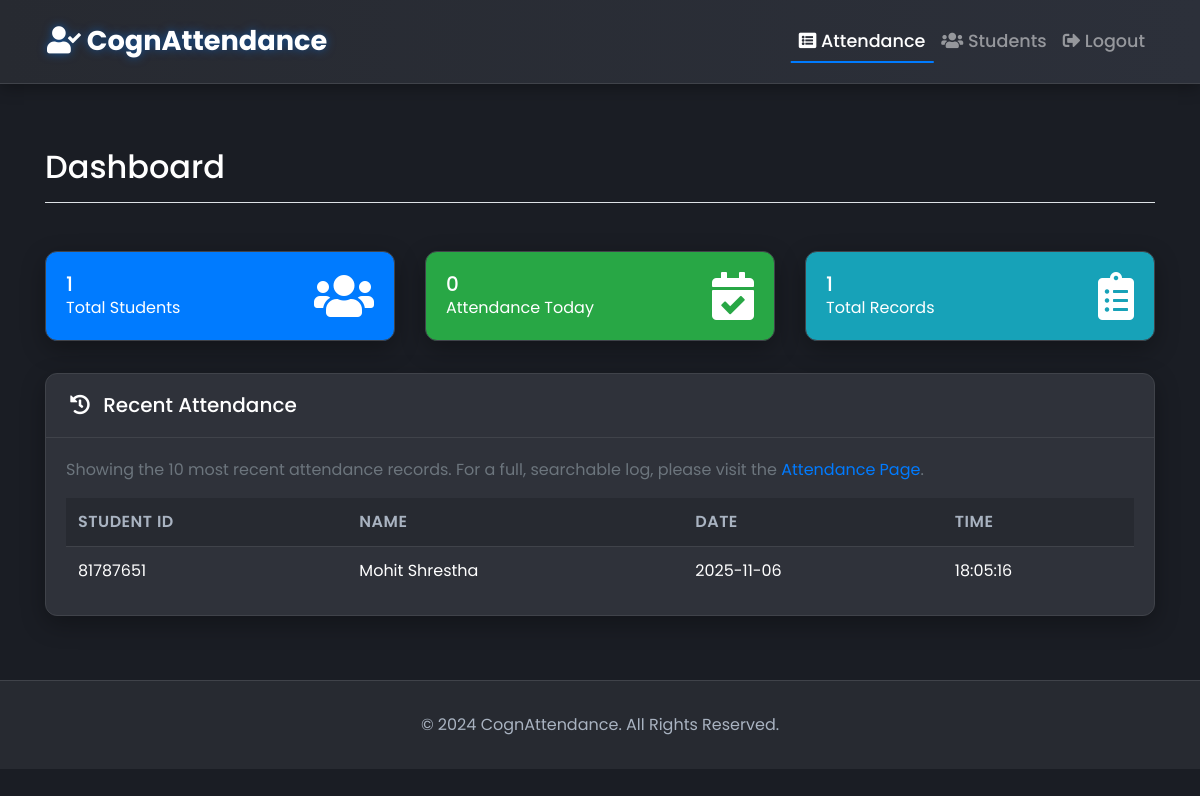
The page / (signed in) on the database as committed earlier.
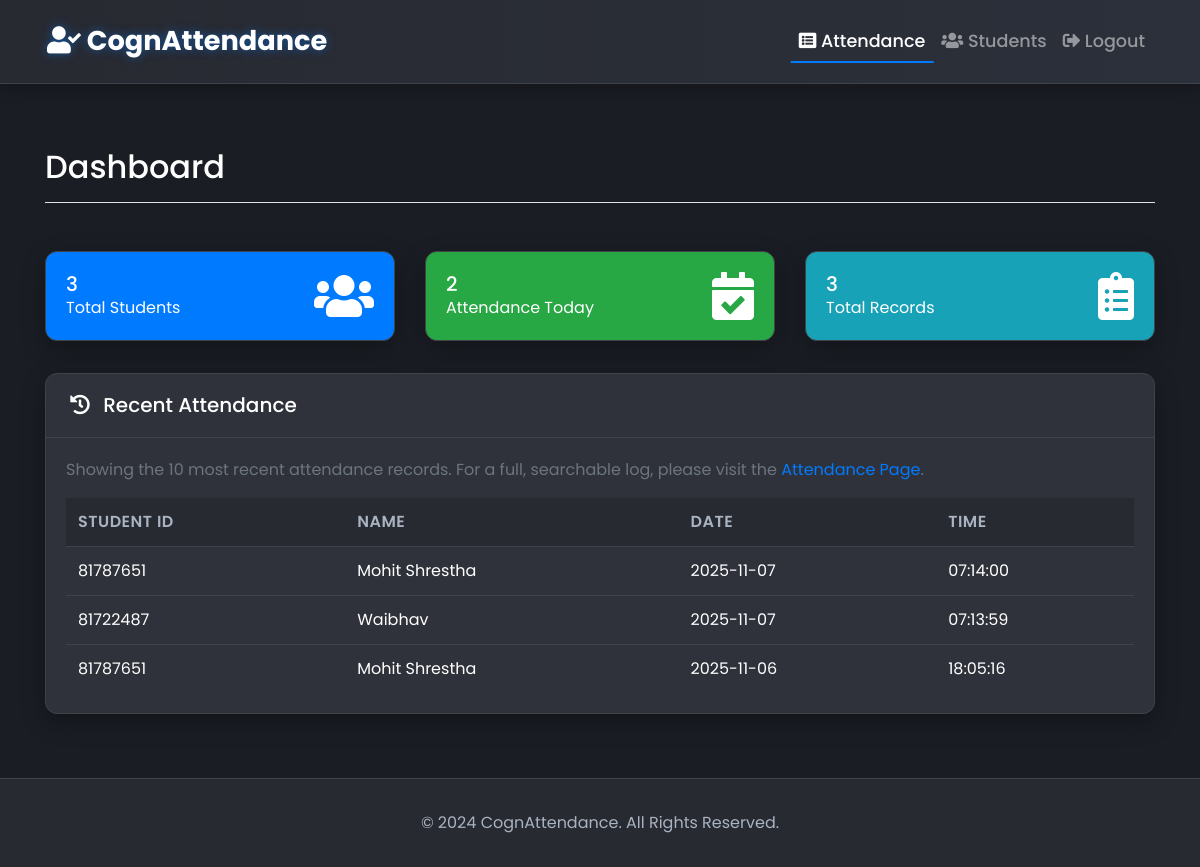
The same page on the database as committed later.
### tables this page shows
CREATE TABLE attendance (
                id INTEGER PRIMARY KEY AUTOINCREMENT,
                student_id TEXT NOT NULL,
                date TEXT NOT NULL,
                time TEXT NOT NULL,
                FOREIGN KEY (student_id) REFERENCES students (id) ON DELETE CASCADE
            );

CREATE TABLE students (
                id TEXT PRIMARY KEY,
                name TEXT NOT NULL,
                faculty TEXT,
                dob TEXT,
                email TEXT,
                address TEXT
            );

### app.py (the view)
@app.route('/')
@login_required
def index():
    all_students = get_all_students()
    all_records = get_attendance()
    today_str = datetime.now().strftime("%Y-%m-%d")
    stats = {
        'total_students': len(all_students),
        'total_records': len(all_records),
        'today_records': sum(1 for r in all_records if r['date'] == today_str)
    }
    return render_template('index.html', attendance=all_records[:10], **stats)

### app.py (called while the page is built)
def login_required(f):
    @wraps(f)
    def decorated_function(*args, **kwargs):
        if 'logged_in' not in session:
            return redirect(url_for('login', next=request.url))
        return f(*args, **kwargs)
    return decorated_function

### database_sql.py (called while the page is built, shortened)
def get_db_connection():
    if DB_TYPE == 'mysql':
        if not MYSQL_AVAILABLE:
            raise ImportError("MySQL driver not available. Please install mysql-connector-python")
        import mysql.connector  # type: ignore
        connection = mysql.connector.connect(
            host=DB_HOST,
            port=DB_PORT,
            database=DB_NAME,
            user=DB_USER,
            password=DB_PASSWORD
        )
        return connection
    else:  # sqlite (default)
        import sqlite3
        conn = sqlite3.connect(DB_FILE)
        conn.row_factory = sqlite3.Row
        return conn

### templates/index.html (shortened to what this page needs)
{% extends 'layout.html' %}
{% block content %}
<div class="d-flex justify-content-between flex-wrap flex-md-nowrap align-items-center pt-3 pb-2 mb-3 border-bottom">
    <h1 class="h2">Dashboard</h1>
</div>
<div class="row mb-4">
    <div class="col-md-4">
        <div class="card text-white bg-primary">
            <div class="card-body">
                <div class="d-flex justify-content-between align-items-center">
                    <div>
                        <h5 class="card-title mb-0">{{ total_students }}</h5>
                        <p class="card-text">Total Students</p>
                    </div>
                    <i class="fas fa-users fa-3x"></i>
                </div>
            </div>
        </div>
    </div>
    <div class="col-md-4">
        <div class="card text-white bg-success">
            <div class="card-body">
                <div class="d-flex justify-content-between align-items-center">
                    <div>
                        <h5 class="card-title mb-0">{{ today_records }}</h5>
                        <p class="card-text">Attendance Today</p>
                    </div>
                    <i class="fas fa-calendar-check fa-3x"></i>
                </div>
            </div>
        </div>
    </div>
    <div class="col-md-4">
        <div class="card text-white bg-info">
            <div class="card-body">
                <div class="d-flex justify-content-between align-items-center">
                    <div>
                        <h5 class="card-title mb-0">{{ total_records }}</h5>
                        <p class="card-text">Total Records</p>
                    </div>
                    <i class="fas fa-clipboard-list fa-3x"></i>
                </div>
            </div>
        </div>
    </div>
</div>
<div class="card">
    <div class="card-header">
        <h5 class="mb-0"><i class="fas fa-history mr-2"></i> Recent Attendance</h5>
    </div>
    <div class="card-body">
        <p class="text-muted">Showing the 10 most recent attendance records. For a full, searchable log, please visit the <a href="{{ url_for('list_attendance') }}">Attendance Page</a>.</p>
        {% include '_attendance_table.html' %}
    </div>
</div>
{% endblock %}

### templates/_attendance_table.html (shortened to what this page needs)
<table class="table table-hover mb-0" id="attendanceTable">
    <thead>
        <tr>
            <th>Student ID</th>
            <th>Name</th>
            <th>Date</th>
            <th>Time</th>
        </tr>
    </thead>
    <tbody>
        {% for record in attendance %}
            <tr>
                <td>{{ record.student_id }}</td>
                <td>{{ record.name }}</td>
                <td>{{ record.date }}</td>
                <td>{{ record.time }}</td>
            </tr>
        {% endfor %}
    </tbody>
</table>

Rows that differ between the two databases and show on the page:
added attendance: student_id "81787651", name "Mohit Shrestha", date "2025-11-07", time "07:14:00"
added attendance: student_id "81722487", name "Waibhav", date "2025-11-07", time "07:13:59"
Other text that changed with them:
{{ total_students }}: "1" → "3"
{{ today_records }}: "0" → "2"
{{ total_records }}: "1" → "3"
